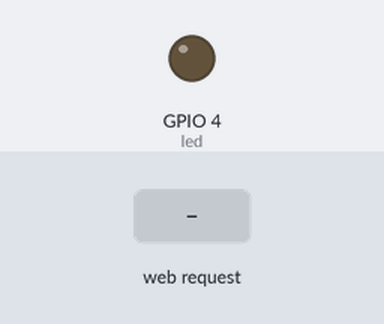
Recording of a sketch running on a simulated ESP32. Parts: output pins drawn as LEDs (lit = HIGH). Inputs (shaded band) come from the test bench. WiFi joins after 1.5 s; servers stay silent unless stated; what the sketch prints to the serial monitor is not drawn.

Above: at 2.7 s.
2.8 s: HTTP request GET /on received
At 3.9 s:
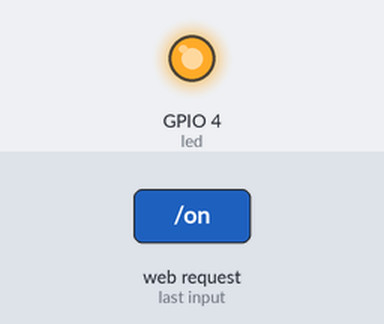
4.3 s: HTTP request GET /off received
At 5.0 s:
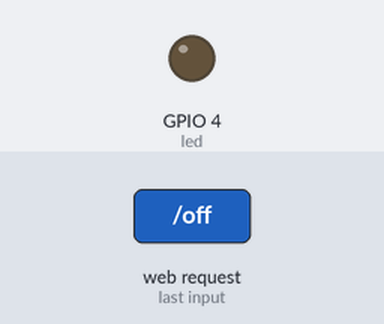
Timing chart, 0 to 7.3 s (numbered marks = the images above; inputs shaded):
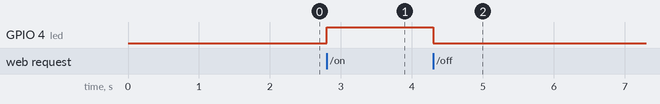

Measured:
- after the input at 2.8 s, GPIO 4 (led): LOW → HIGH at once
- after the input at 4.3 s, GPIO 4 (led): HIGH → LOW at once

The sketch:

code.ino
```cpp
#include<WiFi.h>
#include<WebServer.h>

const char * ssid = "blablabla";
const char * password = "blablabla";

WebServer server(80);

const int led = 4;//设置引脚为GPIO4

void handleroot()//配置网页
{
  String html = "<html><body><h1>Control the LED!</h1>";
  html += "<p><a href = \"/on\"><button>ON</button></a></p>";
  html += "<p><a href = \"/off\"><button>OFF</button></a></p>";
  html += "</body></html>";
  server.send(200,"text/html",html);
}
void ledon()//开灯
{
  digitalWrite(led,HIGH);
  server.send(200,"The LED is ON");
}

void ledoff()//关灯
{
  digitalWrite(led,LOW);
  server.send(200,"The LED is OFF");
}

void setup() {
  pinMode(led,OUTPUT);
  Serial.begin(115200);

  WiFi.begin(ssid,password);

  while(WiFi.status()!=WL_CONNECTED)//等待WiFi连接
  {
    delay(500);
    Serial.print(".");
  }
  Serial.println(" ");
  Serial.println("connected");
  Serial.print("the IP is:");
  Serial.println(WiFi.localIP());//打印出IP地址

  server.on("/",handleroot);//路径与函数建立关联
  server.on("/on",ledon);
  server.on("/off",ledoff);

  server.begin();//启动服务器
}

void loop() {
  server.handleClient();//持续处理请求
}
```
